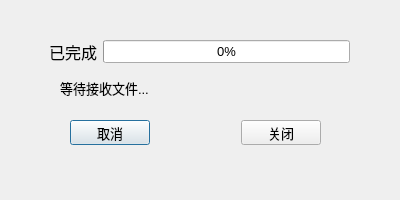
<?xml version="1.0" encoding="UTF-8"?>
<ui version="4.0">
 <class>Client</class>
 <widget class="QDialog" name="Client">
  <property name="geometry">
   <rect>
    <x>0</x>
    <y>0</y>
    <width>400</width>
    <height>200</height>
   </rect>
  </property>
  <property name="font">
   <font>
    <pointsize>10</pointsize>
   </font>
  </property>
  <property name="windowTitle">
   <string>接收</string>
  </property>
  <widget class="QLabel" name="cStatusLbl">
   <property name="geometry">
    <rect>
     <x>60</x>
     <y>80</y>
     <width>291</width>
     <height>16</height>
    </rect>
   </property>
   <property name="text">
    <string>等待接收文件...</string>
   </property>
  </widget>
  <widget class="QWidget" name="layoutWidget">
   <property name="geometry">
    <rect>
     <x>49</x>
     <y>40</y>
     <width>301</width>
     <height>23</height>
    </rect>
   </property>
   <layout class="QHBoxLayout" name="horizontalLayout">
    <item>
     <widget class="QLabel" name="label">
      <property name="font">
       <font>
        <pointsize>12</pointsize>
       </font>
      </property>
      <property name="text">
       <string>已完成</string>
      </property>
     </widget>
    </item>
    <item>
     <widget class="QProgressBar" name="progressBar">
      <property name="value">
       <number>0</number>
      </property>
     </widget>
    </item>
   </layout>
  </widget>
  <widget class="QWidget" name="layoutWidget">
   <property name="geometry">
    <rect>
     <x>70</x>
     <y>120</y>
     <width>251</width>
     <height>25</height>
    </rect>
   </property>
   <layout class="QHBoxLayout" name="horizontalLayout_2">
    <item>
     <widget class="QPushButton" name="cCancleBtn">
      <property name="text">
       <string>取消</string>
      </property>
     </widget>
    </item>
    <item>
     <spacer name="horizontalSpacer">
      <property name="orientation">
       <enum>Qt::Horizontal</enum>
      </property>
      <property name="sizeHint" stdset="0">
       <size>
        <width>40</width>
        <height>20</height>
       </size>
      </property>
     </spacer>
    </item>
    <item>
     <widget class="QPushButton" name="cCloseBtn">
      <property name="text">
       <string>关闭</string>
      </property>
     </widget>
    </item>
   </layout>
  </widget>
 </widget>
 <resources/>
 <connections/>
</ui>
